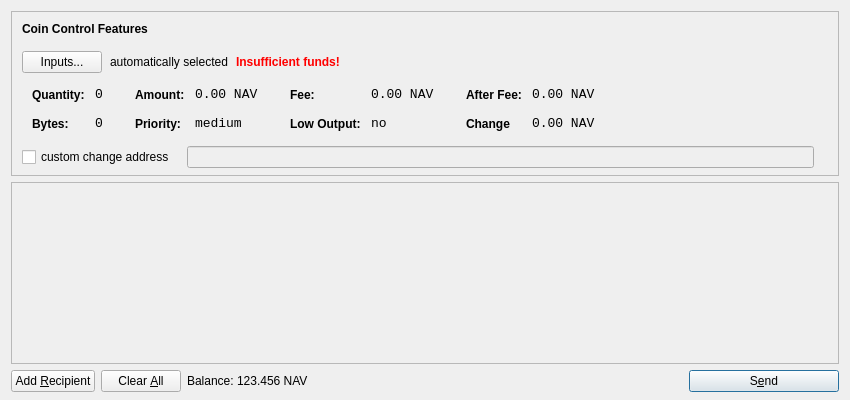
<?xml version="1.0" encoding="UTF-8"?>
<ui version="4.0">
 <class>SendCoinsDialog</class>
 <widget class="QDialog" name="SendCoinsDialog">
  <property name="geometry">
   <rect>
    <x>0</x>
    <y>0</y>
    <width>850</width>
    <height>400</height>
   </rect>
  </property>
  <property name="windowTitle">
   <string>Send Coins</string>
  </property>
  <layout class="QVBoxLayout" name="verticalLayout" stretch="0,1,0">
   <property name="bottomMargin">
    <number>8</number>
   </property>
   <item>
    <widget class="QFrame" name="frameCoinControl">
     <property name="sizePolicy">
      <sizepolicy hsizetype="Expanding" vsizetype="Expanding">
       <horstretch>0</horstretch>
       <verstretch>0</verstretch>
      </sizepolicy>
     </property>
     <property name="maximumSize">
      <size>
       <width>16777215</width>
       <height>16777215</height>
      </size>
     </property>
     <property name="frameShape">
      <enum>QFrame::StyledPanel</enum>
     </property>
     <property name="frameShadow">
      <enum>QFrame::Sunken</enum>
     </property>
     <layout class="QVBoxLayout" name="verticalLayoutCoinControl2">
      <property name="spacing">
       <number>-1</number>
      </property>
      <property name="leftMargin">
       <number>0</number>
      </property>
      <property name="topMargin">
       <number>0</number>
      </property>
      <property name="rightMargin">
       <number>0</number>
      </property>
      <property name="bottomMargin">
       <number>6</number>
      </property>
      <item>
       <layout class="QVBoxLayout" name="verticalLayoutCoinControl" stretch="0,0,0,0,1">
        <property name="spacing">
         <number>0</number>
        </property>
        <property name="leftMargin">
         <number>10</number>
        </property>
        <property name="topMargin">
         <number>10</number>
        </property>
        <item>
         <layout class="QHBoxLayout" name="horizontalLayoutCoinControl1">
          <property name="bottomMargin">
           <number>15</number>
          </property>
          <item>
           <widget class="QLabel" name="labelCoinControlFeatures">
            <property name="sizePolicy">
             <sizepolicy hsizetype="Preferred" vsizetype="Maximum">
              <horstretch>0</horstretch>
              <verstretch>0</verstretch>
             </sizepolicy>
            </property>
            <property name="font">
             <font>
              <weight>75</weight>
              <bold>true</bold>
             </font>
            </property>
            <property name="styleSheet">
             <string notr="true">font-weight:bold;</string>
            </property>
            <property name="text">
             <string>Coin Control Features</string>
            </property>
           </widget>
          </item>
         </layout>
        </item>
        <item>
         <layout class="QHBoxLayout" name="horizontalLayoutCoinControl2" stretch="0,0,0,0">
          <property name="spacing">
           <number>8</number>
          </property>
          <property name="bottomMargin">
           <number>10</number>
          </property>
          <item>
           <widget class="QPushButton" name="pushButtonCoinControl">
            <property name="styleSheet">
             <string notr="true"/>
            </property>
            <property name="text">
             <string>Inputs...</string>
            </property>
           </widget>
          </item>
          <item>
           <widget class="QLabel" name="labelCoinControlAutomaticallySelected">
            <property name="text">
             <string>automatically selected</string>
            </property>
            <property name="margin">
             <number>5</number>
            </property>
           </widget>
          </item>
          <item>
           <widget class="QLabel" name="labelCoinControlInsuffFunds">
            <property name="font">
             <font>
              <weight>75</weight>
              <bold>true</bold>
             </font>
            </property>
            <property name="styleSheet">
             <string notr="true">color:red;font-weight:bold;</string>
            </property>
            <property name="text">
             <string>Insufficient funds!</string>
            </property>
            <property name="margin">
             <number>5</number>
            </property>
           </widget>
          </item>
          <item>
           <spacer name="horizontalSpacerCoinControl">
            <property name="orientation">
             <enum>Qt::Horizontal</enum>
            </property>
            <property name="sizeHint" stdset="0">
             <size>
              <width>40</width>
              <height>1</height>
             </size>
            </property>
           </spacer>
          </item>
         </layout>
        </item>
        <item>
         <widget class="QWidget" name="widgetCoinControl" native="true">
          <property name="sizePolicy">
           <sizepolicy hsizetype="Preferred" vsizetype="Preferred">
            <horstretch>0</horstretch>
            <verstretch>0</verstretch>
           </sizepolicy>
          </property>
          <property name="minimumSize">
           <size>
            <width>0</width>
            <height>0</height>
           </size>
          </property>
          <property name="styleSheet">
           <string notr="true"/>
          </property>
          <layout class="QHBoxLayout" name="horizontalLayoutCoinControl5">
           <property name="margin">
            <number>0</number>
           </property>
           <item>
            <layout class="QHBoxLayout" name="horizontalLayoutCoinControl3" stretch="0,0,0,1">
             <property name="spacing">
              <number>20</number>
             </property>
             <property name="topMargin">
              <number>0</number>
             </property>
             <property name="bottomMargin">
              <number>10</number>
             </property>
             <item>
              <layout class="QFormLayout" name="formLayoutCoinControl1">
               <property name="horizontalSpacing">
                <number>10</number>
               </property>
               <property name="verticalSpacing">
                <number>14</number>
               </property>
               <property name="leftMargin">
                <number>10</number>
               </property>
               <property name="topMargin">
                <number>4</number>
               </property>
               <property name="rightMargin">
                <number>6</number>
               </property>
               <item row="0" column="0">
                <widget class="QLabel" name="labelCoinControlQuantityText">
                 <property name="styleSheet">
                  <string notr="true">font-weight:bold;</string>
                 </property>
                 <property name="text">
                  <string>Quantity:</string>
                 </property>
                 <property name="margin">
                  <number>0</number>
                 </property>
                </widget>
               </item>
               <item row="0" column="1">
                <widget class="QLabel" name="labelCoinControlQuantity">
                 <property name="font">
                  <font>
                   <family>Monospace</family>
                   <pointsize>10</pointsize>
                  </font>
                 </property>
                 <property name="cursor">
                  <cursorShape>IBeamCursor</cursorShape>
                 </property>
                 <property name="contextMenuPolicy">
                  <enum>Qt::ActionsContextMenu</enum>
                 </property>
                 <property name="text">
                  <string>0</string>
                 </property>
                 <property name="margin">
                  <number>0</number>
                 </property>
                 <property name="textInteractionFlags">
                  <set>Qt::LinksAccessibleByMouse|Qt::TextSelectableByKeyboard|Qt::TextSelectableByMouse</set>
                 </property>
                </widget>
               </item>
               <item row="1" column="0">
                <widget class="QLabel" name="labelCoinControlBytesText">
                 <property name="styleSheet">
                  <string notr="true">font-weight:bold;</string>
                 </property>
                 <property name="text">
                  <string>Bytes:</string>
                 </property>
                </widget>
               </item>
               <item row="1" column="1">
                <widget class="QLabel" name="labelCoinControlBytes">
                 <property name="font">
                  <font>
                   <family>Monospace</family>
                   <pointsize>10</pointsize>
                  </font>
                 </property>
                 <property name="cursor">
                  <cursorShape>IBeamCursor</cursorShape>
                 </property>
                 <property name="contextMenuPolicy">
                  <enum>Qt::ActionsContextMenu</enum>
                 </property>
                 <property name="text">
                  <string>0</string>
                 </property>
                 <property name="textInteractionFlags">
                  <set>Qt::LinksAccessibleByMouse|Qt::TextSelectableByKeyboard|Qt::TextSelectableByMouse</set>
                 </property>
                </widget>
               </item>
              </layout>
             </item>
             <item>
              <layout class="QFormLayout" name="formLayoutCoinControl2">
               <property name="horizontalSpacing">
                <number>10</number>
               </property>
               <property name="verticalSpacing">
                <number>14</number>
               </property>
               <property name="leftMargin">
                <number>6</number>
               </property>
               <property name="topMargin">
                <number>4</number>
               </property>
               <property name="rightMargin">
                <number>6</number>
               </property>
               <item row="0" column="0">
                <widget class="QLabel" name="labelCoinControlAmountText">
                 <property name="styleSheet">
                  <string notr="true">font-weight:bold;</string>
                 </property>
                 <property name="text">
                  <string>Amount:</string>
                 </property>
                 <property name="margin">
                  <number>0</number>
                 </property>
                </widget>
               </item>
               <item row="0" column="1">
                <widget class="QLabel" name="labelCoinControlAmount">
                 <property name="font">
                  <font>
                   <family>Monospace</family>
                   <pointsize>10</pointsize>
                  </font>
                 </property>
                 <property name="cursor">
                  <cursorShape>IBeamCursor</cursorShape>
                 </property>
                 <property name="contextMenuPolicy">
                  <enum>Qt::ActionsContextMenu</enum>
                 </property>
                 <property name="text">
                  <string>0.00 NAV</string>
                 </property>
                 <property name="textInteractionFlags">
                  <set>Qt::LinksAccessibleByMouse|Qt::TextSelectableByKeyboard|Qt::TextSelectableByMouse</set>
                 </property>
                </widget>
               </item>
               <item row="1" column="0">
                <widget class="QLabel" name="labelCoinControlPriorityText">
                 <property name="styleSheet">
                  <string notr="true">font-weight:bold;</string>
                 </property>
                 <property name="text">
                  <string>Priority:</string>
                 </property>
                </widget>
               </item>
               <item row="1" column="1">
                <widget class="QLabel" name="labelCoinControlPriority">
                 <property name="font">
                  <font>
                   <family>Monospace</family>
                   <pointsize>10</pointsize>
                  </font>
                 </property>
                 <property name="cursor">
                  <cursorShape>IBeamCursor</cursorShape>
                 </property>
                 <property name="contextMenuPolicy">
                  <enum>Qt::ActionsContextMenu</enum>
                 </property>
                 <property name="text">
                  <string>medium</string>
                 </property>
                 <property name="textInteractionFlags">
                  <set>Qt::LinksAccessibleByMouse|Qt::TextSelectableByKeyboard|Qt::TextSelectableByMouse</set>
                 </property>
                </widget>
               </item>
              </layout>
             </item>
             <item>
              <layout class="QFormLayout" name="formLayoutCoinControl3">
               <property name="horizontalSpacing">
                <number>10</number>
               </property>
               <property name="verticalSpacing">
                <number>14</number>
               </property>
               <property name="leftMargin">
                <number>6</number>
               </property>
               <property name="topMargin">
                <number>4</number>
               </property>
               <property name="rightMargin">
                <number>6</number>
               </property>
               <item row="0" column="0">
                <widget class="QLabel" name="labelCoinControlFeeText">
                 <property name="styleSheet">
                  <string notr="true">font-weight:bold;</string>
                 </property>
                 <property name="text">
                  <string>Fee:</string>
                 </property>
                 <property name="margin">
                  <number>0</number>
                 </property>
                </widget>
               </item>
               <item row="0" column="1">
                <widget class="QLabel" name="labelCoinControlFee">
                 <property name="font">
                  <font>
                   <family>Monospace</family>
                   <pointsize>10</pointsize>
                  </font>
                 </property>
                 <property name="cursor">
                  <cursorShape>IBeamCursor</cursorShape>
                 </property>
                 <property name="contextMenuPolicy">
                  <enum>Qt::ActionsContextMenu</enum>
                 </property>
                 <property name="text">
                  <string>0.00 NAV</string>
                 </property>
                 <property name="textInteractionFlags">
                  <set>Qt::LinksAccessibleByMouse|Qt::TextSelectableByKeyboard|Qt::TextSelectableByMouse</set>
                 </property>
                </widget>
               </item>
               <item row="1" column="0">
                <widget class="QLabel" name="labelCoinControlLowOutputText">
                 <property name="styleSheet">
                  <string notr="true">font-weight:bold;</string>
                 </property>
                 <property name="text">
                  <string>Low Output:</string>
                 </property>
                </widget>
               </item>
               <item row="1" column="1">
                <widget class="QLabel" name="labelCoinControlLowOutput">
                 <property name="font">
                  <font>
                   <family>Monospace</family>
                   <pointsize>10</pointsize>
                  </font>
                 </property>
                 <property name="cursor">
                  <cursorShape>IBeamCursor</cursorShape>
                 </property>
                 <property name="contextMenuPolicy">
                  <enum>Qt::ActionsContextMenu</enum>
                 </property>
                 <property name="text">
                  <string>no</string>
                 </property>
                 <property name="textInteractionFlags">
                  <set>Qt::LinksAccessibleByMouse|Qt::TextSelectableByKeyboard|Qt::TextSelectableByMouse</set>
                 </property>
                </widget>
               </item>
              </layout>
             </item>
             <item>
              <layout class="QFormLayout" name="formLayoutCoinControl4">
               <property name="horizontalSpacing">
                <number>10</number>
               </property>
               <property name="verticalSpacing">
                <number>14</number>
               </property>
               <property name="leftMargin">
                <number>6</number>
               </property>
               <property name="topMargin">
                <number>4</number>
               </property>
               <property name="rightMargin">
                <number>6</number>
               </property>
               <item row="0" column="0">
                <widget class="QLabel" name="labelCoinControlAfterFeeText">
                 <property name="styleSheet">
                  <string notr="true">font-weight:bold;</string>
                 </property>
                 <property name="text">
                  <string>After Fee:</string>
                 </property>
                 <property name="margin">
                  <number>0</number>
                 </property>
                </widget>
               </item>
               <item row="0" column="1">
                <widget class="QLabel" name="labelCoinControlAfterFee">
                 <property name="font">
                  <font>
                   <family>Monospace</family>
                   <pointsize>10</pointsize>
                  </font>
                 </property>
                 <property name="cursor">
                  <cursorShape>IBeamCursor</cursorShape>
                 </property>
                 <property name="contextMenuPolicy">
                  <enum>Qt::ActionsContextMenu</enum>
                 </property>
                 <property name="text">
                  <string>0.00 NAV</string>
                 </property>
                 <property name="textInteractionFlags">
                  <set>Qt::LinksAccessibleByMouse|Qt::TextSelectableByKeyboard|Qt::TextSelectableByMouse</set>
                 </property>
                </widget>
               </item>
               <item row="1" column="0">
                <widget class="QLabel" name="labelCoinControlChangeText">
                 <property name="styleSheet">
                  <string notr="true">font-weight:bold;</string>
                 </property>
                 <property name="text">
                  <string>Change</string>
                 </property>
                </widget>
               </item>
               <item row="1" column="1">
                <widget class="QLabel" name="labelCoinControlChange">
                 <property name="font">
                  <font>
                   <family>Monospace</family>
                   <pointsize>10</pointsize>
                  </font>
                 </property>
                 <property name="cursor">
                  <cursorShape>IBeamCursor</cursorShape>
                 </property>
                 <property name="contextMenuPolicy">
                  <enum>Qt::ActionsContextMenu</enum>
                 </property>
                 <property name="text">
                  <string>0.00 NAV</string>
                 </property>
                 <property name="textInteractionFlags">
                  <set>Qt::LinksAccessibleByMouse|Qt::TextSelectableByKeyboard|Qt::TextSelectableByMouse</set>
                 </property>
                </widget>
               </item>
              </layout>
             </item>
            </layout>
           </item>
          </layout>
         </widget>
        </item>
        <item>
         <layout class="QHBoxLayout" name="horizontalLayoutCoinControl4" stretch="0,0,0">
          <property name="spacing">
           <number>12</number>
          </property>
          <property name="sizeConstraint">
           <enum>QLayout::SetDefaultConstraint</enum>
          </property>
          <property name="topMargin">
           <number>5</number>
          </property>
          <property name="rightMargin">
           <number>5</number>
          </property>
          <item>
           <widget class="QCheckBox" name="checkBoxCoinControlChange">
            <property name="text">
             <string>custom change address</string>
            </property>
           </widget>
          </item>
          <item>
           <widget class="QLineEdit" name="lineEditCoinControlChange">
            <property name="enabled">
             <bool>false</bool>
            </property>
            <property name="sizePolicy">
             <sizepolicy hsizetype="Expanding" vsizetype="Fixed">
              <horstretch>0</horstretch>
              <verstretch>0</verstretch>
             </sizepolicy>
            </property>
           </widget>
          </item>
          <item>
           <widget class="QLabel" name="labelCoinControlChangeLabel">
            <property name="sizePolicy">
             <sizepolicy hsizetype="Preferred" vsizetype="Expanding">
              <horstretch>0</horstretch>
              <verstretch>0</verstretch>
             </sizepolicy>
            </property>
            <property name="minimumSize">
             <size>
              <width>0</width>
              <height>0</height>
             </size>
            </property>
            <property name="text">
             <string/>
            </property>
            <property name="margin">
             <number>3</number>
            </property>
           </widget>
          </item>
         </layout>
        </item>
        <item>
         <spacer name="verticalSpacerCoinControl">
          <property name="orientation">
           <enum>Qt::Vertical</enum>
          </property>
          <property name="sizeHint" stdset="0">
           <size>
            <width>800</width>
            <height>1</height>
           </size>
          </property>
         </spacer>
        </item>
       </layout>
      </item>
     </layout>
    </widget>
   </item>
   <item>
    <widget class="QScrollArea" name="scrollArea">
     <property name="widgetResizable">
      <bool>true</bool>
     </property>
     <widget class="QWidget" name="scrollAreaWidgetContents">
      <property name="geometry">
       <rect>
        <x>0</x>
        <y>0</y>
        <width>830</width>
        <height>165</height>
       </rect>
      </property>
      <layout class="QVBoxLayout" name="verticalLayout_2">
       <property name="margin">
        <number>0</number>
       </property>
       <item>
        <layout class="QVBoxLayout" name="entries">
         <property name="spacing">
          <number>6</number>
         </property>
        </layout>
       </item>
       <item>
        <spacer name="verticalSpacer">
         <property name="orientation">
          <enum>Qt::Vertical</enum>
         </property>
         <property name="sizeHint" stdset="0">
          <size>
           <width>20</width>
           <height>40</height>
          </size>
         </property>
        </spacer>
       </item>
      </layout>
     </widget>
    </widget>
   </item>
   <item>
    <layout class="QHBoxLayout" name="horizontalLayout">
     <item>
      <widget class="QPushButton" name="addButton">
       <property name="toolTip">
        <string>Send to multiple recipients at once</string>
       </property>
       <property name="text">
        <string>Add &amp;Recipient</string>
       </property>
       <property name="icon">
        <iconset resource="../bitcoin.qrc">
         <normaloff>:/icons/add</normaloff>:/icons/add</iconset>
       </property>
       <property name="autoDefault">
        <bool>false</bool>
       </property>
      </widget>
     </item>
     <item>
      <widget class="QPushButton" name="clearButton">
       <property name="sizePolicy">
        <sizepolicy hsizetype="Minimum" vsizetype="Fixed">
         <horstretch>0</horstretch>
         <verstretch>0</verstretch>
        </sizepolicy>
       </property>
       <property name="toolTip">
        <string>Remove all transaction fields</string>
       </property>
       <property name="text">
        <string>Clear &amp;All</string>
       </property>
       <property name="icon">
        <iconset resource="../bitcoin.qrc">
         <normaloff>:/icons/remove</normaloff>:/icons/remove</iconset>
       </property>
       <property name="autoRepeatDelay">
        <number>300</number>
       </property>
       <property name="autoDefault">
        <bool>false</bool>
       </property>
      </widget>
     </item>
     <item>
      <layout class="QHBoxLayout" name="horizontalLayout_2">
       <property name="spacing">
        <number>3</number>
       </property>
       <item>
        <widget class="QLabel" name="label">
         <property name="sizePolicy">
          <sizepolicy hsizetype="Preferred" vsizetype="Fixed">
           <horstretch>0</horstretch>
           <verstretch>0</verstretch>
          </sizepolicy>
         </property>
         <property name="text">
          <string>Balance:</string>
         </property>
        </widget>
       </item>
       <item>
        <widget class="QLabel" name="labelBalance">
         <property name="sizePolicy">
          <sizepolicy hsizetype="Preferred" vsizetype="Fixed">
           <horstretch>0</horstretch>
           <verstretch>0</verstretch>
          </sizepolicy>
         </property>
         <property name="cursor">
          <cursorShape>IBeamCursor</cursorShape>
         </property>
         <property name="text">
          <string>123.456 NAV</string>
         </property>
         <property name="textInteractionFlags">
          <set>Qt::LinksAccessibleByMouse|Qt::TextSelectableByKeyboard|Qt::TextSelectableByMouse</set>
         </property>
        </widget>
       </item>
      </layout>
     </item>
     <item>
      <spacer name="horizontalSpacer">
       <property name="orientation">
        <enum>Qt::Horizontal</enum>
       </property>
       <property name="sizeHint" stdset="0">
        <size>
         <width>40</width>
         <height>20</height>
        </size>
       </property>
      </spacer>
     </item>
     <item>
      <widget class="QPushButton" name="sendButton">
       <property name="minimumSize">
        <size>
         <width>150</width>
         <height>0</height>
        </size>
       </property>
       <property name="toolTip">
        <string>Confirm the send action</string>
       </property>
       <property name="text">
        <string>S&amp;end</string>
       </property>
       <property name="icon">
        <iconset resource="../bitcoin.qrc">
         <normaloff>:/icons/send</normaloff>:/icons/send</iconset>
       </property>
       <property name="default">
        <bool>true</bool>
       </property>
      </widget>
     </item>
    </layout>
   </item>
  </layout>
 </widget>
 <resources>
  <include location="../bitcoin.qrc"/>
 </resources>
 <connections/>
</ui>
